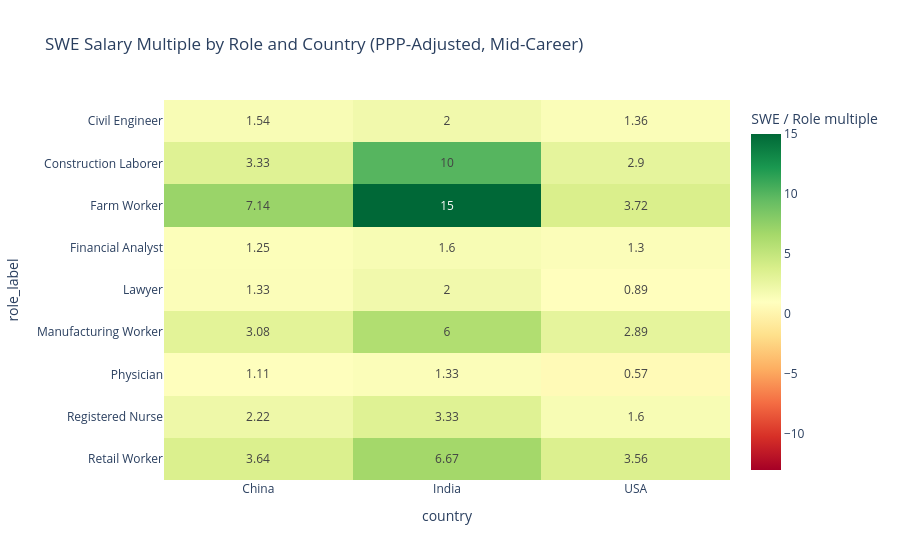

Write notebook code for a chart like this one.
### Code cell
heat = peers.pivot_table(index='role_label', columns='country', values='swe_multiple_ppp')

fig2 = px.imshow(
    heat, text_auto=True, aspect='auto',
    color_continuous_scale='RdYlGn',
    color_continuous_midpoint=1.0,
    title='SWE Salary Multiple by Role and Country (PPP-Adjusted, Mid-Career)',
    labels={'color': 'SWE / Role multiple'},
)
fig2.show()

### Figure 1 — Plotly figure (JSON) as saved in the notebook; plotly's stock layout.template omitted (floating-point values rounded to 4 significant figures)
{"data": [{"coloraxis": "coloraxis", "hovertemplate": "country: %{x}<br>role_label: %{y}<br>SWE / Role multiple: %{z}<extra></extra>", "name": "0", "texttemplate": "%{z}", "type": "heatmap", "x": ["China", "India", "USA"], "xaxis": "x", "y": ["Civil Engineer", "Construction Laborer", "Farm Worker", "Financial Analyst", "Lawyer", "Manufacturing Worker", "Physician", "Registered Nurse", "Retail Worker"], "yaxis": "y", "z": [[1.54, 2.0, 1.36], [3.33, 10.0, 2.9], [7.14, 15.0, 3.72], [1.25, 1.6, 1.3], [1.33, 2.0, 0.89], [3.08, 6.0, 2.89], [1.11, 1.33, 0.57], [2.22, 3.33, 1.6], [3.64, 6.67, 3.56]]}], "layout": {"coloraxis": {"autocolorscale": false, "cmid": 1.0, "colorbar": {"title": {"text": "SWE / Role multiple"}}, "colorscale": [[0.0, "rgb(165,0,38)"], [0.1, "rgb(215,48,39)"], [0.2, "rgb(244,109,67)"], [0.3, "rgb(253,174,97)"], [0.4, "rgb(254,224,139)"], [0.5, "rgb(255,255,191)"], [0.6, "rgb(217,239,139)"], [0.7, "rgb(166,217,106)"], [0.8, "rgb(102,189,99)"], [0.9, "rgb(26,152,80)"], [1.0, "rgb(0,104,55)"]]}, "title": {"text": "SWE Salary Multiple by Role and Country (PPP-Adjusted, Mid-Career)"}, "xaxis": {"anchor": "y", "domain": [0.0, 1.0], "title": {"text": "country"}}, "yaxis": {"anchor": "x", "autorange": "reversed", "domain": [0.0, 1.0], "title": {"text": "role_label"}}}}
